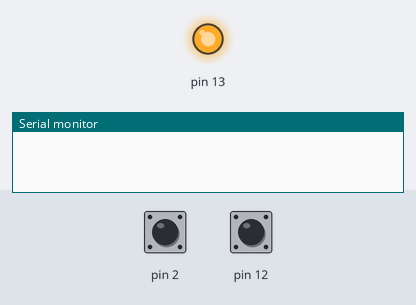
A sketch run on a simulated Arduino Uno, built with avr-gcc and run on an emulated ATmega328P. Shown: output pins drawn as LEDs (lit = HIGH), the last lines printed to the serial monitor. The test bench sets the inputs (shaded band); at power-on: pin 2 HIGH, pin 12 HIGH.

Above: at 1.2 s.
1.3 s: pin 2 pulled LOW for 0.15 s
At 1.37 s:
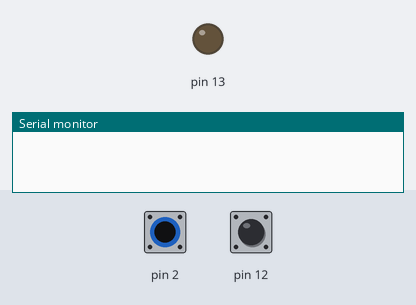
2.9 s: pin 2 pulled LOW for 3.2 s
At 7.1 s:
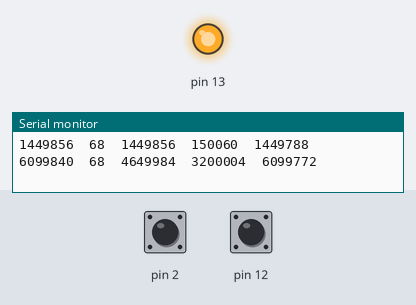
Timing chart, 0 to 8.6 s (numbered marks = the images above; inputs shaded):
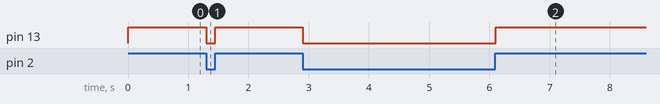

Measured:
- after the input at 1.3 s, pin 13: HIGH → LOW at once, → HIGH 0.15 s later
- after the input at 2.9 s, pin 13: HIGH → LOW at once, → HIGH 3.2 s later

The sketch:

rf433-rx.ino
```cpp
void setup() {
  pinMode(13, OUTPUT);
  pinMode(12, INPUT_PULLUP);
  pinMode(2, INPUT_PULLUP);
  Serial.begin(115200);
}

unsigned long lastValidTime = micros();
unsigned long lastEdgeTime = micros();
unsigned long referenceTime = micros();
unsigned long now = micros();

int lastReferenceState = LOW;
int lastState = LOW;
int state = LOW;
void loop() {
  now = micros();
  int referenceState = digitalRead(12);
  if(referenceState == HIGH && lastReferenceState == LOW) {
    referenceTime = now;
  }
  lastReferenceState = referenceState;


  state = digitalRead(2);
  if(state == HIGH && lastState == LOW) {
    if(now - lastEdgeTime > 8000) {
      Serial.print(now);
      Serial.print("\t");
      Serial.print(referenceTime);
      Serial.print("\t");
      Serial.print(now - lastValidTime);
      Serial.print("\t");
      Serial.print(now - lastEdgeTime);
      Serial.print("\t");
      Serial.println(now - referenceTime);
      lastValidTime = now;
    }
    lastEdgeTime = now;
  }
  digitalWrite(13, state);
}
```
